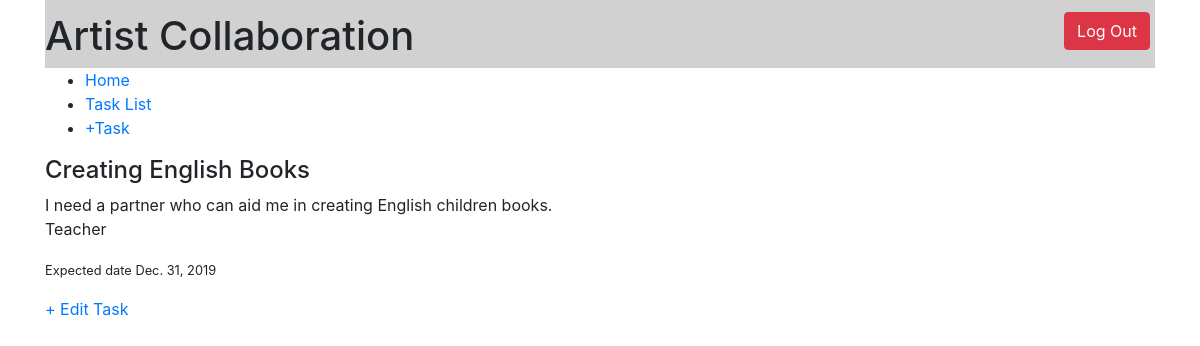
The app's page /tasks/e7c02201-1da7-4ea2-b028-c5fba82dc163 (signed in) with its own data.
### books/models.py (models this page shows, shortened)
class Task(models.Model):
    id = models.UUIDField(
        primary_key=True,
        default=uuid.uuid4,
        editable=False
    )
    actor = models.ForeignKey(Actor, on_delete=models.CASCADE)
    profession_required = models.CharField(max_length=20)
    task_title = models.CharField(max_length=100)
    task_description = models.TextField(max_length=500)
    date_posted = models.DateField(auto_now=True)
    expiry_date = models.DateField()

### books/views.py (the view)
# urls.py: path('<uuid:pk>', TaskDetailView.as_view(), name='task_detail'),
class TaskDetailView(DetailView):
    model = Task
    template_name = 'task/task_detail.html'
    context_object_name = 'task_detail'

### templates/task/task_detail.html (shortened to what this page needs)
{%extends 'base.html' %}
{% block content %}
<h4>{{ task_detail.task_title }}</h4>
<p4> {{ task_detail.task_description}}</p4>
<p>{{task_detail.profession_required}}</p>
<p><small>Expected date {{task_detail.expiry_date}}</small></p>
<a href="{% url 'edit_task' task.pk %}">+ Edit Task</a>
{% endblock content %}

### records on screen
Task: task_title "Creating English Books", task_description "I need a partner who can aid me in creating English children books.", profession_required "Teacher", expiry_date "Dec. 31, 2019"
